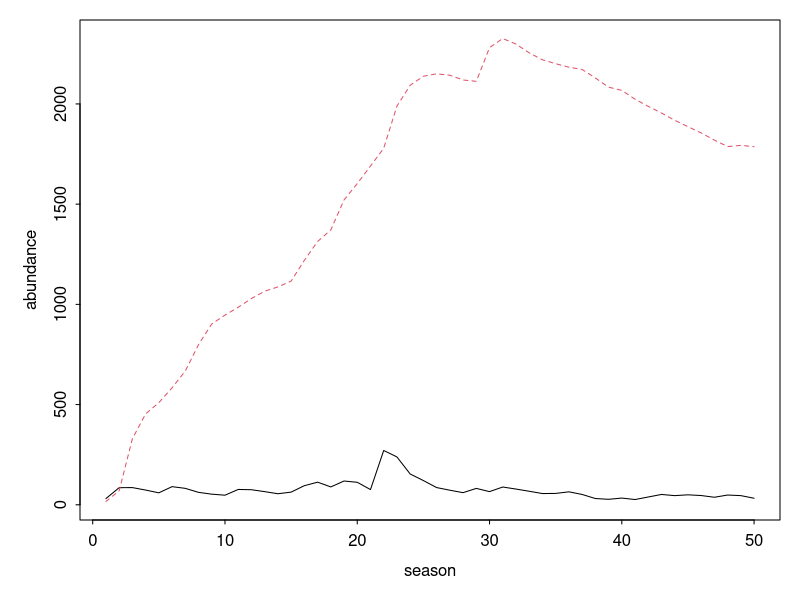

This figure's R source:
##  Semi-discrete relative nonlinearity model of two species 
##    coexisting on one essential resource                

##  Authors:  Andrew Tredennick, Peter Adler, and Fred Adler
##  Email:    atredenn@gmail.com
##  Date:     3.19.2015
##  Update:   4.2.2015  -- Implements looping over odSolve for seasons.
##                      -- Makes resource uptake a Hill function, and a
##                         function that can be called within the model.
##                      -- Includes option for a temporally autocorrelated
##                         resource pulse function.
##                      -- Adds 'Rstart' variable to saved output to track
##                         initial condition of resource for each season.
##  Update:   4.8.2015  -- Adds allocation parameter (a) that continuously
##                         draws some fraction of live biomass (N) and allocates
##                         it to the dormant seed bank.
##  Update:   4.10.2015 -- Resource pulses happen within the season.
##                      -- Tracks average seasonal abundance as response.

##  MODEL DESCRIPTION
# Species "split" themselves between a dormant, low-mortaility stage (D) and 
# a higher mortality, high growth stage (N).
# The single resource is R.
# There are two sources of variability: an environmental cue that drives the
# storage effect, and resource variability.

# clear the workspace
rm(list=ls())
library('plyr')

####
#### Initial conditions, global variables, and parameters ------------------------
####
temporal_autocorrelation <- F       # turn temporal autocorrelation on(T)/off(F)
seasons <- 50                   # number of seasons to simulate
seasons_to_exclude <- 0           # initial seasons to exclude from plots
days_to_track <- 60               # number of days to simulate in odSolve
DNR <- c(D=c(1,1),N=c(1,1),R=10)    # initial conditions
Rmu <- 4                            # mean resource pulse (on log scale)
Rsd <- 2                            # std dev of resource pulses (on log scale)
sigE <- 2                           # environmental cue variability
rho <- 0                            # environmental cue correlation between species
parms <- list(
  r = c(10,10),                     # max growth rate for each species
  alpha = c(10,0.5),                 # rate parameter for Hill function 
  beta = c(50,2500),                  # shape parameter for Hill function
  mN = c(0.5,0.5),                  # live biomass loss (mortality) rates 
  mD = c(0.001, 0.001),              # dormant biomass loss (mortality) rates
  a = c(0.5,0.5)                    # allocation fraction of live biomass to seed bank
)

####
#### Load relevant libraries ----------------------------------------
####
library(deSolve); library(mvtnorm)


####
#### Model function -------------------------------------------------
####
## Continuous model
updateDNR <- function(t, DNR, parms){
  with(as.list(c(DNR, parms)), {
    dD1dt = N1*a[1] - (mD[1]*D1)
    dD2dt = N2*a[2] - (mD[2]*D2)
    dN1dt = N1*(uptake_R(r[1], R, alpha[1], beta[1]) - mN[1] - a[1])
    dN2dt = N2*(uptake_R(r[2], R, alpha[2], beta[2]) - mN[2] - a[2])
    dRdt = -1 * ((dN1dt + mN[1]*N1) + (dN2dt + mN[2]*N2))
    list(c(dD1dt, dD2dt, dN1dt, dN2dt, dRdt)) #output
  })
}

##  Resource uptake function (Hill function)
uptake_R <- function(r, R, alpha, beta){
  return((r*R^alpha) / (beta^alpha + R^alpha))
}

## Discrete model
update_DNR <- function(t,DNR,gs){
  with (as.list(DNR),{
    g1 <- gs[1]
    g2 <- gs[2]
    N1 <- D1*g1
    N2 <- D2*g2
    D1 <- D1*(1-g1)
    D2 <- D2*(1-g2)
    R <- R + Rvector[t]
    return(c(D1, D2, N1, N2, R))
  })
}


####
#### Simulate model -----------------------------------------------------
####
days <- c(1:days_to_track)

# Get "germination" fractions for each year
getG <- function(sigE, rho, nTime){
  varcov <- matrix(c(sigE, rho*sigE, rho*sigE, sigE), 2, 2)
  e <- rmvnorm(n = nTime, mean = c(0,0), sigma = varcov)
  g <- exp(e) / (1+exp(e))
  return(g)
}

# Loop over seasons
nms <- names(DNR)
gVec <- getG(sigE = sigE, rho = rho, nTime = seasons)
gVec[] <- 1

if(temporal_autocorrelation==FALSE){
  Rvector <- runif(seasons,0.1,4)
  Rvector <- rep(2, seasons)
}

if(temporal_autocorrelation==TRUE){
  if(Rsd != 0){
    Rvector <- filter(rlnorm(seasons,Rmu,Rsd), filter=rep(1,3), circular=TRUE)
  }
  if(Rsd == 0){
    Rvector <- rlnorm(seasons,Rmu,Rsd) 
  } 
}

pulse_events <- matrix(nrow=seasons, ncol=days_to_track)
for(do_season in 1:seasons){
  pulse_events[do_season,] <- rlnorm(days_to_track, Rvector[do_season], Rsd)
}
save_seasons <- data.frame(time=NA,D1=NA,D2=NA,N1=NA,N2=NA,R=NA,Rstart=NA,season=NA)

for(season_now in 1:seasons){
  eventdat <- data.frame(var = rep("R", days_to_track),
                         time = 1:days_to_track,
                         value = pulse_events[season_now,],
                         method = rep("add", days_to_track))
  Rstart <- as.list(DNR)$R
  output <- as.data.frame(ode(y = DNR, times = days, 
                              func = updateDNR, parms = parms,
                              events = list(data = eventdat)))
  DNR <- as.numeric(output[nrow(output),nms])
  names(DNR) <- nms
  R_update <- Rvector[season_now]
  DNR <- update_DNR(season_now, DNR, gVec[season_now,])
  names(DNR) <- nms
  new_season <- as.data.frame(output)
  new_season$season <- season_now
  new_season$Rstart <- Rstart
  save_seasons <- rbind(save_seasons, new_season)
}


####
####  Make some plots ----------------------------------
####
#take out first couple seasons
# save_seasons <- subset(save_seasons, season>seasons_to_exclude)
# matplot(seq_along(along.with = save_seasons$time), 
#         save_seasons[,c("N1","N2")], type="l")

#plot just average abundance by season
mean_of_season <- ddply(save_seasons, .(season), summarise,
                       mean_N1 = mean(N1),
                       mean_N2 = mean(N2),
                       mean_D1 = mean(D1),
                       mean_D2 = mean(D2))
par(mfrow=c(1,1),mar=c(4,4,1,1),tcl=-0.2,mgp=c(2,0.5,0))
matplot(mean_of_season$season, mean_of_season[,c("mean_N1","mean_N2")], 
        type="l", xlab="season", ylab="abundance")
# matplot(mean_of_season$season, mean_of_season[,c("mean_D1","mean_D2")],
#         type="l", xlab="season", ylab="abundance")
# plot(N1 ~ Rstart, end_seasons)
# plot(N2 ~ Rstart, end_seasons)
# plot(N1 ~ N2, end_seasons)

#Plot the resource uptake function
# R <- seq(0,100,1)
# out_r <- matrix(ncol=2, nrow=length(R))
# alpha <- c(10,10)
# beta <- c(50,50)
# for(i in 1:nrow(out_r)){
#   out_r[i,1] <- uptake_R(5, R[i], alpha[1], beta[1])
#   out_r[i,2] <- uptake_R(5, R[i], alpha[2], beta[2])
# }
# matplot(R, out_r, type="l")

#Plot histograms of resource supply rates at different sigRs
# sigR <- seq(0,1,0.25)
# par(mfrow=c(2,3))
# for(i in 1:length(sigR)){
#   hist(rlnorm(100,2,sigR[i]))
# }
# plot(filter(rlnorm(100,2,1), filter=rep(1,3), circular=TRUE))
# 
# R <- seq(0,100,1)
# out_r <- matrix(ncol=2, nrow=length(R))
# alpha <- c(10,0.5)
# beta <- c(50,2500)
# for(i in 1:nrow(out_r)){
#   out_r[i,1] <- uptake_R(10, R[i], alpha[1], beta[1])
#   out_r[i,2] <- uptake_R(10, R[i], alpha[2], beta[2])
# }
# matplot(R, out_r, type="l")
